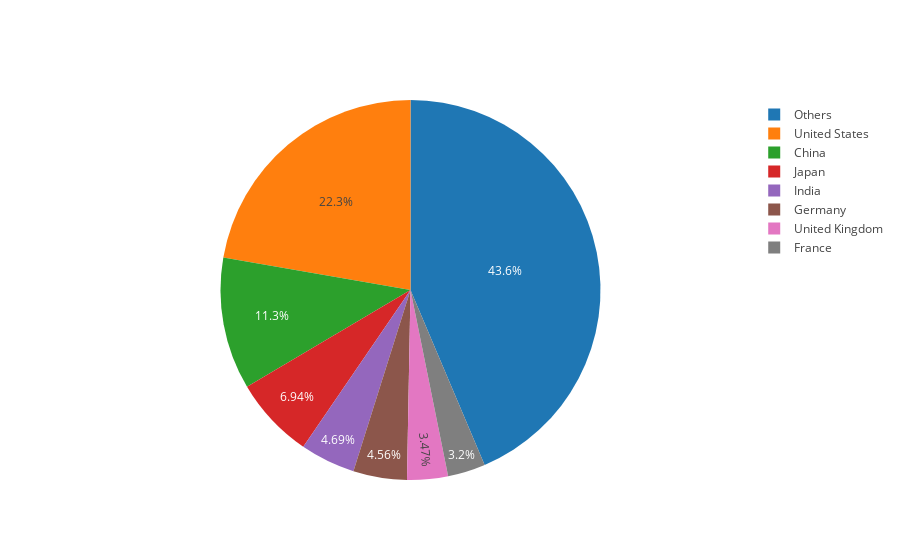

The notebook cell saved with this chart:
### Code cell
labels = dftop7['country']
values = dftop7['TotalGDP']

trace = go.Pie(labels=labels, values=values)

iplot([trace], filename='basic_pie_chart')

### Figure 1 — Plotly figure (JSON) as saved in the notebook; plotly's stock layout.template omitted (floating-point values rounded to 4 significant figures)
{"data": [{"labels": ["United States", "China", "Japan", "India", "Germany", "United Kingdom", "France", "Others"], "type": "pie", "values": [12930000000000.0, 6540000000000.0, 4035000000000.0, 2723000000000.0, 2651000000000.0, 2018000000000.0, 1861000000000.0, 25350000000000.0]}], "layout": {}}
